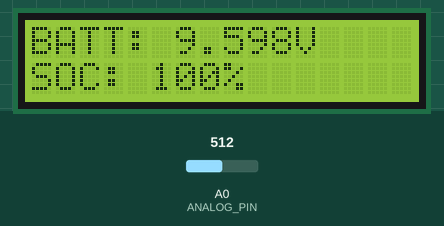
The sketch below on a simulated Arduino Uno, built with avr-gcc and run on an emulated ATmega328P. Parts: 16×2 character LCD. The inputs (shaded band) are chosen by the test bench; at power-on: A0 (ANALOG_PIN) = 512. What the sketch prints to the serial monitor is not drawn.

Above: at 2.0 s.
2.1 s: A0 (ANALOG_PIN) set to 716
At 3.2 s:
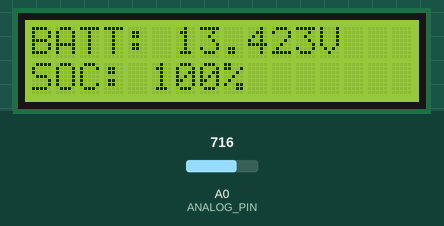
4.3 s: A0 (ANALOG_PIN) set to 900
At 5.3 s:
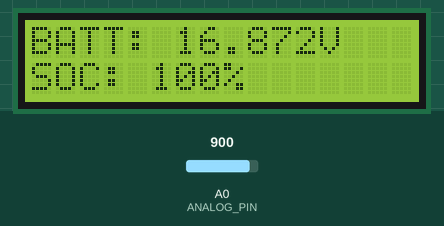
6.4 s: A0 (ANALOG_PIN) set to 1023
At 7.4 s:
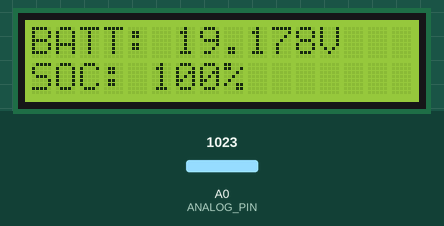
Timing chart, 0 to 9.4 s (numbered marks = the images above; inputs shaded):
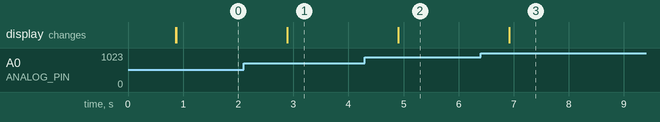

Measured:
- after the input at 2.1 s, the display: changes after 0.79 s (image 1)
- after the input at 4.3 s, the display: changes after 0.61 s (image 2)
- after the input at 6.4 s, the display: changes after 0.52 s (image 3)

The sketch:

Battery_tester1.0.ino
```cpp
#include <LiquidCrystal.h>

LiquidCrystal lcd(12, 11, 5, 4, 3, 2);

const int ANALOG_PIN = A0;
const float DIVIDER_SCALE = 4.0;

// Set this to the suggested calibration factor (multimeter / Arduino_measurement)
const float CALIB_FACTOR = 0.958706125f; // <- use this value

long readVcc_mV() {
  ADMUX = _BV(REFS0) | _BV(MUX3) | _BV(MUX2) | _BV(MUX1);
  delay(2);
  ADCSRA |= _BV(ADSC);
  while (bit_is_set(ADCSRA, ADSC));
  long result = ADCL;
  result |= ADCH << 8;
  result = 1125300L / result;
  return result;
}

float readBatteryVoltage(float vcc_mv) {
  int raw = analogRead(ANALOG_PIN);
  float vout = raw * (vcc_mv / 1000.0) / 1023.0;
  float vin = vout * DIVIDER_SCALE;
  vin *= CALIB_FACTOR;
  return vin;
}

int voltageToPercent(float v) {
  const float V_MIN = 3.00;
  const float V_MAX = 4.20;
  float p = (v - V_MIN) / (V_MAX - V_MIN) * 100.0;
  if (p > 100.0) p = 100.0;
  if (p < 0.0) p = 0.0;
  return (int)p;
}

void setup() {
  Serial.begin(9600);
  lcd.begin(16, 2);
  lcd.print("Battery tester 1.0");
  delay(800);
  lcd.clear();
}

void loop() {
  long vcc_mv = readVcc_mV();
  float batt = readBatteryVoltage(vcc_mv);
  int pct = voltageToPercent(batt);

  Serial.print("Battery (calibrated): ");
  Serial.print(batt, 3);
  Serial.print(" V  (");
  Serial.print(pct);
  Serial.println("%)");

  lcd.setCursor(0, 0);
  lcd.print("BATT: ");
  lcd.print(batt, 3);
  lcd.print("V   ");

  lcd.setCursor(0, 1);
  lcd.print("SOC: ");
  lcd.print(pct);
  lcd.print("%    ");

  delay(1000);
}
```
